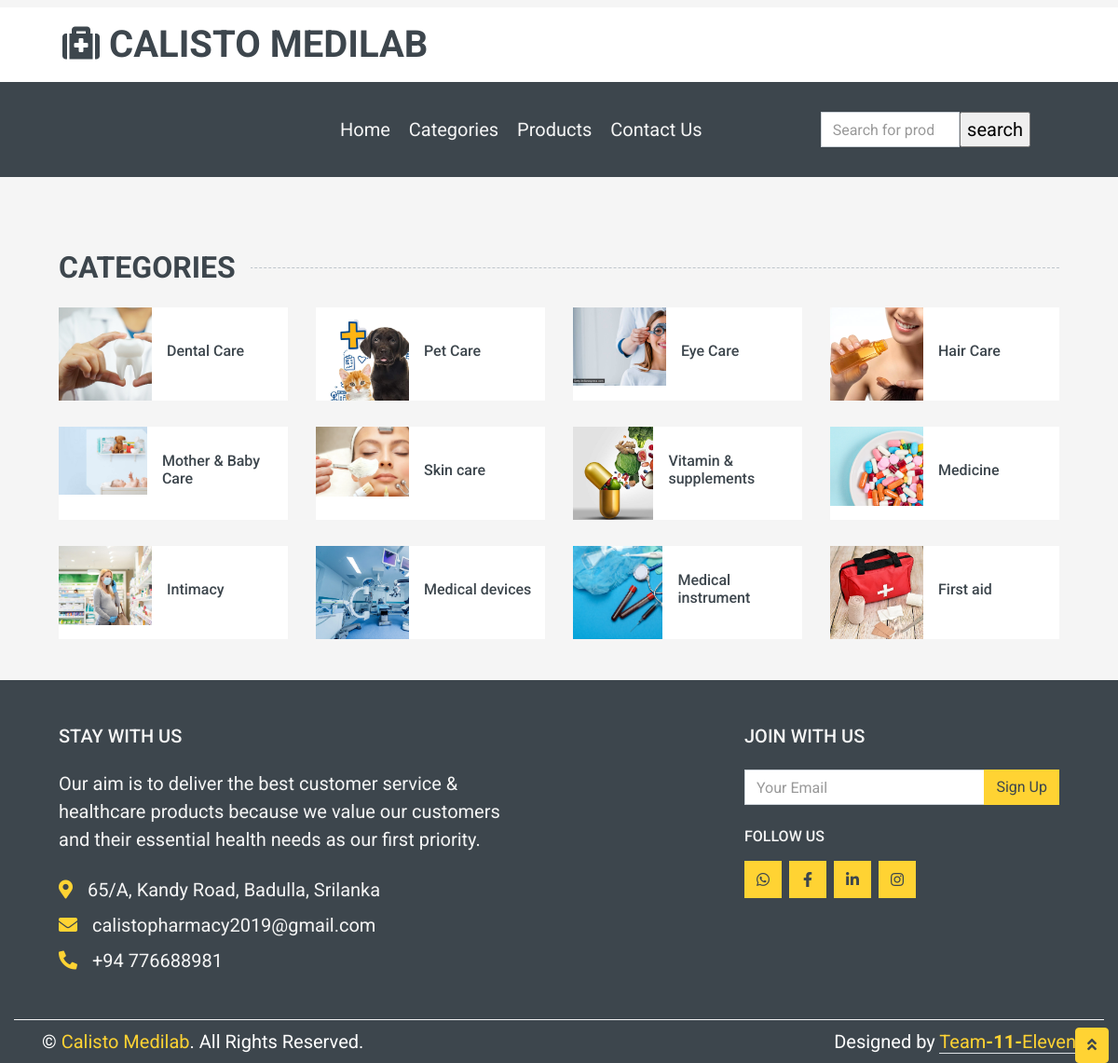
The app's page /Categories.php with its own data.
### tables this page shows
CREATE TABLE `tbl_category` (
  `id` int(10) UNSIGNED NOT NULL,
  `title` varchar(100) NOT NULL,
  `image_name` varchar(255) NOT NULL,
  `featured` varchar(10) NOT NULL,
  `active` varchar(10) NOT NULL
);

### Categories.php (the view)
<?php include("./header.php") ?>
<div class="container-fluid pt-5">
        <h2 class="section-title position-relative text-uppercase mx-xl-5 mb-4"><span class="bg-secondary pr-3">Categories</span></h2>
        <div class="row px-xl-5 pb-3">
            <?php
             $sql ="SELECT * FROM tbl_category WHERE active='yes'";
             $res =mysqli_query($conn,$sql);
             $count =mysqli_num_rows($res);
               if ($count >0)
               {
                 while ($rows =mysqli_fetch_assoc($res))
                  {
                    $id =$rows['id'];
                    $title =$rows['title'];
                    $image_name=$rows['image_name'];
                  ?>
                     <div class="col-lg-3 col-md-4 col-sm-6 pb-1">
                        <a class="text-decoration-none" href="<?php echo SITEURL;?>Product details.php?category_id=<?php echo $id; ?>">
                            <div class="cat-item d-flex align-items-center mb-4">
                                <div class="overflow-hidden" style="width: 100px; height: 100px;">
                                    <?php
                                        if ($image_name =="")
                                        {
                                            echo "<div class='erro'>image not avalable </div>";
                                        }
                                        else
                                        {
                                            ?>
                                            <img style="width: 150px;" src="<?php echo SITEURL;?>images/category/<?php echo $image_name; ?>" alt="">
                                            <?php
                                        }
                                    ?>
                                </div>
                                <div class="flex-fill pl-3">
                                    <h6><?php echo $title; ?></h6>
                                </div>
                            </div>
                         </a>
                      </div>
                  <?php
                }
               }
               else
               {
               }
            ?>
        </div>
    </div>
 <?php include("./footer.php") ?>

### header.php (shortened to what this page needs)
<!DOCTYPE html>
<html lang="en">
<head>
    <link href="https://cdnjs.cloudflare.com/ajax/libs/font-awesome/5.10.0/css/all.min.css" rel="stylesheet">
    <link href="lib/animate/animate.min.css" rel="stylesheet">
    <link href="lib/owlcarousel/assets/owl.carousel.min.css" rel="stylesheet">
    <link href="css/style.css" rel="stylesheet">
</head>
<body>
    <div class="container-fluid">
        <div class="row bg-secondary py-1 px-xl-5">
        </div>
        <div class="row align-items-center bg-light py-3 px-xl-5 d-none d-lg-flex">
            <div class="col-lg-6">
                <a href="" class="text-decoration-none">
                    <span class="h1 text-uppercase text-dark px-2 ml-n1"><i class="fa fa-medkit text-dark"></i> Calisto Medilab</span>
                </a>
            </div>
        </div>
    </div>
    <div class="container-fluid bg-dark mb-30">
        <div class="row px-xl-5">
            <div class="col-lg-3 d-none d-lg-block">
            </div>
            <div class="col-lg-9">
                <nav class="navbar navbar-expand-lg bg-dark navbar-dark py-5 py-lg-0 px-7">
                    <div class="collapse navbar-collapse justify-content-between" id="navbarCollapse">
                        <div class="navbar-nav mr-auto py-3">
                            <a href="<?php echo SITEURL;?>Home_page.php" class="nav-item nav-link">Home</a>
                            <a href="<?php echo SITEURL; ?>Categories.php" class="nav-item nav-link">Categories</a>
                            <a href="<?php echo SITEURL; ?>Products.php" class="nav-item nav-link">Products</a>
                            <a href="<?php echo SITEURL; ?>Contact Us.php" class="nav-item nav-link">Contact Us</a>
                        </div>
                        <div class="col-lg-4 col-6 text-left">
                            <form action="<?php echo SITEURL;?>search.php" method="POST">
                                <div class="input-group">
                                    <input type="search" name="search" placeholder="Search for products" class="form-control">
                                    <input type="submit" value="search">
                                </div>
                            </form>
                        </div>
                    </div>
                </nav>
            </div>
        </div>
    </div>

### footer.php (shortened to what this page needs)
 <div class="container-fluid bg-dark text-secondary mt-0 pt-0">
        <div class="row px-xl-5 pt-5">
            <div class="col-lg-6 col-md-12 mb-5 pr-3 pr-xl-5">
                <h5 class="text-secondary text-uppercase mb-4">Stay with Us</h5>
                <p class="mb-4">Our aim is to deliver the best customer service & healthcare products because we value our customers and their essential health needs as our first priority.</p>
                <p class="mb-2"><i class="fa fa-map-marker-alt text-primary mr-3"></i>65/A, Kandy Road, Badulla, Srilanka</p>
                <p class="mb-2"><i class="fa fa-envelope text-primary mr-3"></i>calistopharmacy2019@gmail.com</p>
                <p class="mb-0"><i class="fa fa-phone-alt text-primary mr-3"></i>+94 776688981</p>
            </div>
            <div class="col-lg-2 col-md-12"></div>
            <div class="col-lg-4 col-md-12">
                <div class="row">
                    <div class=col-lg-12>
                    <h5 class="text-secondary text-uppercase mb-4">Join With Us</h5>
                        <form action="">
                           <div class="input-group">
                                <input type="text" class="form-control" placeholder="Your Email">
                                <div class="input-group-append">
                                    <button class="btn btn-primary">Sign Up</button>
                                </div>
                            </div>
                        </form>
                        <h6 class="text-secondary text-uppercase mt-4 mb-3">Follow Us</h6>
                        <div class="d-flex">
                            <a class="btn btn-primary btn-square mr-2" href="#"><i class="fab fa-whatsapp"></i></a>
                            <a class="btn btn-primary btn-square mr-2" href="#"><i class="fab fa-facebook-f"></i></a>
                            <a class="btn btn-primary btn-square mr-2" href="#"><i class="fab fa-linkedin-in"></i></a>
                            <a class="btn btn-primary btn-square" href="#"><i class="fab fa-instagram"></i></a>
                        </div>
                </div>
            </div>
        </div>
    </div>
    <div class="container-fluid bg-dark text-light border-top border-secondary py-2">
        <div class="container">
            <div class="row g-5">
               <div class="col-md-6 text-center text-md-left">
                    <p class="mb-md-0">&copy; <a class="text-primary" href="#">Calisto Medilab</a>. All Rights Reserved.</p>
                </div>
                <div class="col-md-6 text-center text-md-right">
                    <p class="mb-0">Designed by <a class="text-primary border-bottom" href="teemeleven@gmail.com">Team<b>-11-</b>Eleven</a></p>
                </div>
            </div>
        </div>
    </div>
    <a href="#" class="btn btn-primary back-to-top"><i class="fa fa-angle-double-up"></i></a>
</body>
</html>

### records on screen
tbl_category: image_name (picture), title "Dental Care"
tbl_category: image_name (picture), title "Pet Care"
tbl_category: image_name (picture), title "Eye Care"
tbl_category: image_name (picture), title "Hair Care"
tbl_category: image_name (picture), title "Mother & Baby Care"
tbl_category: image_name (picture), title "Skin care"
tbl_category: image_name (picture), title "Vitamin & supplements"
tbl_category: image_name (picture), title "Medicine"
tbl_category: image_name (picture), title "Intimacy"
tbl_category: image_name (picture), title "Medical devices"
tbl_category: image_name (picture), title "Medical instrument"
tbl_category: image_name (picture), title "First aid"
